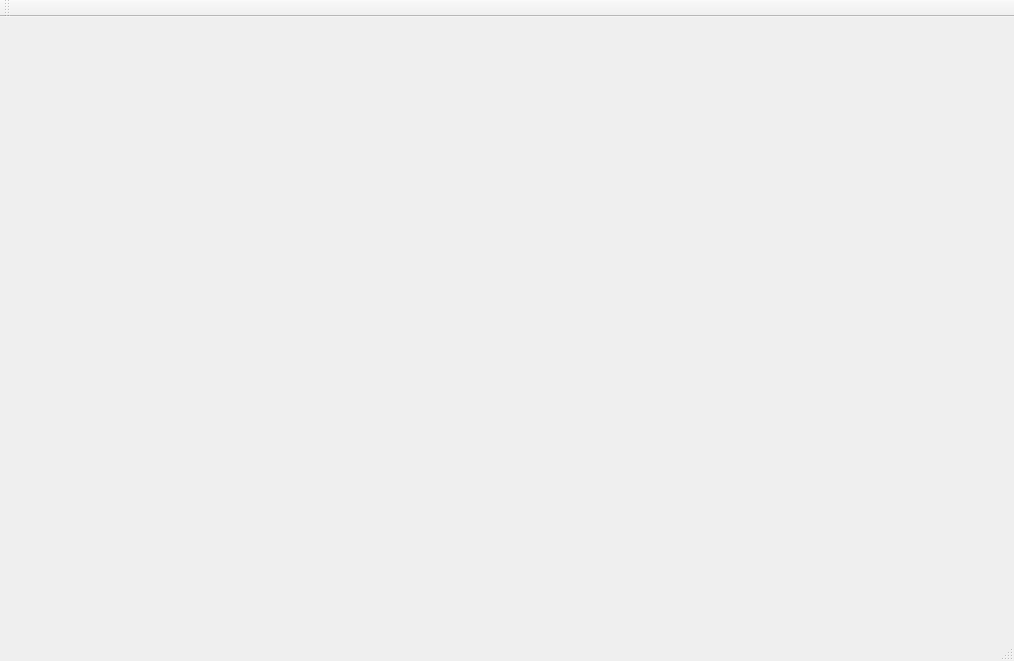
<?xml version="1.0" encoding="UTF-8"?>
<ui version="4.0">
 <class>Interface</class>
 <widget class="QMainWindow" name="Interface">
  <property name="geometry">
   <rect>
    <x>0</x>
    <y>0</y>
    <width>1014</width>
    <height>661</height>
   </rect>
  </property>
  <property name="sizePolicy">
   <sizepolicy hsizetype="Expanding" vsizetype="Expanding">
    <horstretch>0</horstretch>
    <verstretch>0</verstretch>
   </sizepolicy>
  </property>
  <property name="windowTitle">
   <string>MasterCalculTA</string>
  </property>
  <widget class="QWidget" name="centralwidget">
   <property name="sizePolicy">
    <sizepolicy hsizetype="Expanding" vsizetype="Expanding">
     <horstretch>0</horstretch>
     <verstretch>0</verstretch>
    </sizepolicy>
   </property>
   <property name="maximumSize">
    <size>
     <width>16777215</width>
     <height>16777215</height>
    </size>
   </property>
   <layout class="QHBoxLayout" name="horizontalLayout">
    <item>
     <layout class="QVBoxLayout" name="leftSideBarLayout">
      <property name="sizeConstraint">
       <enum>QLayout::SetNoConstraint</enum>
      </property>
     </layout>
    </item>
    <item>
     <layout class="QVBoxLayout" name="canvasLayout"/>
    </item>
    <item>
     <layout class="QVBoxLayout" name="rightSideBarLayout">
      <property name="sizeConstraint">
       <enum>QLayout::SetMinimumSize</enum>
      </property>
     </layout>
    </item>
   </layout>
  </widget>
  <widget class="QStatusBar" name="statusbar"/>
  <widget class="QToolBar" name="toolBar">
   <property name="windowTitle">
    <string>toolBar</string>
   </property>
   <attribute name="toolBarArea">
    <enum>TopToolBarArea</enum>
   </attribute>
   <attribute name="toolBarBreak">
    <bool>false</bool>
   </attribute>
  </widget>
  <widget class="QMenuBar" name="menubar">
   <property name="geometry">
    <rect>
     <x>0</x>
     <y>0</y>
     <width>1014</width>
     <height>23</height>
    </rect>
   </property>
  </widget>
 </widget>
 <resources/>
 <connections/>
</ui>
